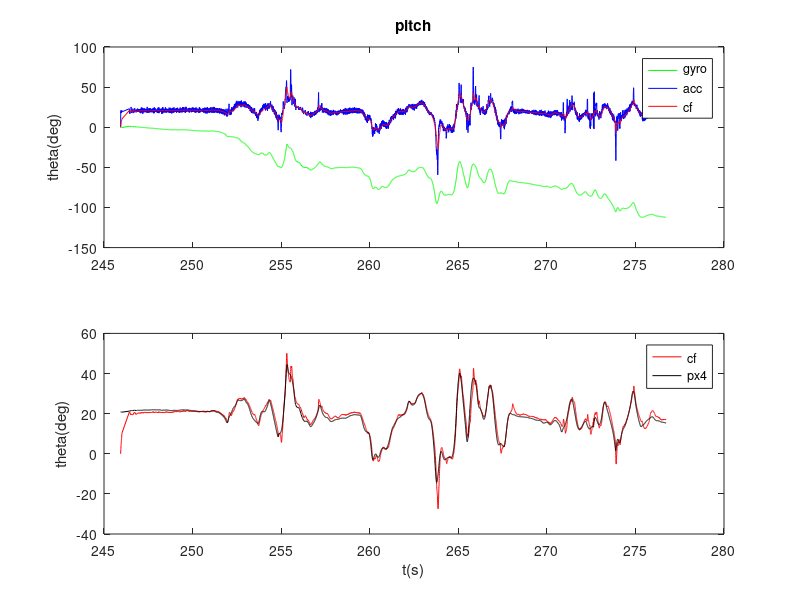
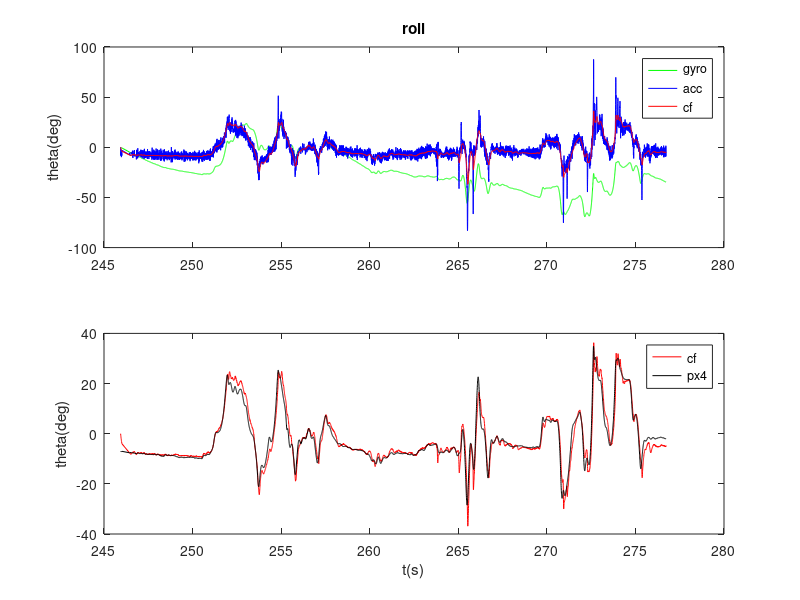

Reproduce these figures in MATLAB, in order.
clear;
load logdata
n = length(ax);  % the number of collected data 
Ts = zeros(1,n);  % sampling time
Ts(1) = 0.004;

for k = 1:n-1
    Ts(k+1) = (timestamp(k+1) - timestamp(k))*0.000001;
end

theta_am = zeros(1, n);  %pitch calculated from accelerometer data, unit: rad
phi_am = zeros(1, n);  %roll calculated from accelerometer data, unit: rad
theta_gm = zeros(1, n);  %pitch calculated from gyroscope data, unit: rad
phi_gm = zeros(1, n);  %roll calculated from gyroscope data, unit: rad
theta_cf = zeros(1, n);  %pitch calculated from complementary filtering, unit: rad
phi_cf = zeros(1, n);  %roll calculated from complementary filtering, unit: rad
tao = 0.1;
for k = 2:n
    %Calculate Euler angles using accelerometer data
    g = sqrt(ax(k)*ax(k)+ay(k)*ay(k)+az(k)*az(k));
    theta_am(k) = asin(ax(k)/g);
    phi_am(k) = -asin(ay(k)/(g*cos(theta_am(k))));
   
    %Calculate Euler angles using gyroscope data
    theta_gm(k) = theta_gm(k - 1) + gy(k)*Ts(k);
    phi_gm(k) = phi_gm(k - 1) + gx(k)*Ts(k);
    
    %Complementary filtering
     theta_cf(k) = tao/(tao + Ts(k))*(theta_cf(k - 1) + gy(k)*Ts(k)) + Ts(k)/(tao + Ts(k))*theta_am(k);
    phi_cf(k) = tao/(tao + Ts(k))*(phi_cf(k - 1) + gx(k)*Ts(k)) + Ts(k)/(tao + Ts(k))*phi_am(k);
    
end

t = timestamp*0.000001;
rad2deg = 180/pi;
figure(1)
subplot(2, 1, 1)
plot(t, theta_gm*rad2deg, 'g', t, theta_am*rad2deg, 'b', t, theta_cf*rad2deg, 'r')
legend('gyro', 'acc', 'cf');
ylabel('theta(deg)')
title('pitch')
subplot(2, 1, 2)
plot(t, theta_cf*rad2deg, 'r', t, theta_px4*rad2deg, 'k')
legend('cf', 'px4');
xlabel('t(s)')
ylabel('theta(deg)')


figure(2)
subplot(2, 1, 1)
plot(t, phi_gm*rad2deg, 'g', t, phi_am*rad2deg, 'b', t, phi_cf*rad2deg, 'r')
legend('gyro', 'acc', 'cf');
ylabel('theta(deg)')
title('roll')
subplot(2, 1, 2)
plot(t, phi_cf*rad2deg, 'r', t, phi_px4*rad2deg, 'k')
legend('cf', 'px4');
xlabel('t(s)')
ylabel('theta(deg)')